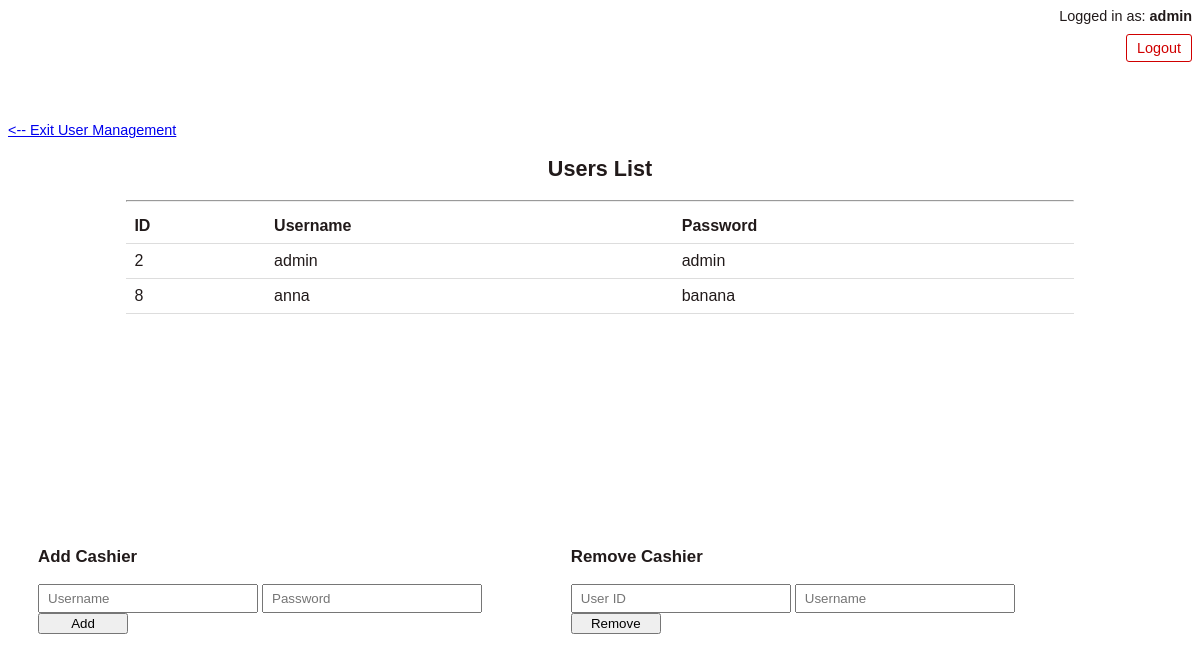
Screenshot of /user_management.php (signed in) with the database file from the repository.
### tables this page shows
CREATE TABLE `users` (
  `id` int(11) NOT NULL,
  `username` varchar(50) NOT NULL,
  `password` varchar(255) NOT NULL
);

### user_management.php (the view, shortened to what this page needs)
<?php
    include 'header1.php';
    include "php/dbconn.php";
    $sql = "SELECT * FROM users WHERE id > 1";
    $result = mysqli_query($conn,$sql);
    ?>
        <a href="admin.php"><-- Exit User Management</a>
        <div class = "table_container">
            <h2>Users List</h2>
            <hr>
            <table>
                <tr>
                    <td><b>ID</b></td>
                    <td><b>Username</b></td>
                    <td><b>Password</b></td>
                </tr>
                <?php
                    while($row = mysqli_fetch_array($result)){
                        echo "<tr><td>".$row['id']."<td>" . $row['username'] . "</td><td>" . $row['password'] . "</td></tr>";
                        }
                ?>
            </table>
        </div>
        <div class = "actions">
            <div class = "column">
                <h3>Add Cashier</h3>
                <form action="php/user_add.php" method="post">
                    <input type="text" name="uname" placeholder="Username">
                    <input type="text" name="pass" placeholder="Password">
                    <button type="submit">Add</button>
                </form><br/><br/>
            </div>
            <div class = "column">
                <h3>Remove Cashier</h3>
                <form action="php/user_remove.php" method="post">
                    <input type="text" name="uid" placeholder="User ID">
                    <input type="text" name= "uname" placeholder="Username">
                    <button type="submit">Remove</button>
                </form>
            </div>
        </div>
    </body>
</html>

### css/style.css (style rules this page uses)
body { font-family: Arial; color: #211a1a; font-size: 0.9em; }
table { border-collapse: collapse; width: 100%; overflow-y: auto; }
th, td { padding: 8px; text-align: left; border-bottom: 1px solid #ddd; }
.table_container { height: 50%; width: 80%; position: relative; left: 10%; align-items: center; text-align: center; border-color: black; overflow-y: auto; }
.actions { padding-left: 30px; height: 50%; width: 90%; top: 70%; left: 10%; }
input[type=text] { width: 220px; padding: 5px 8px }
button { width: 90px; }
.column { float: left; width: 50%; }

### rows the page displays
users: id "2", username "admin", password "admin"
users: id "8", username "anna", password "banana"

### other values shown
$user "admin"
